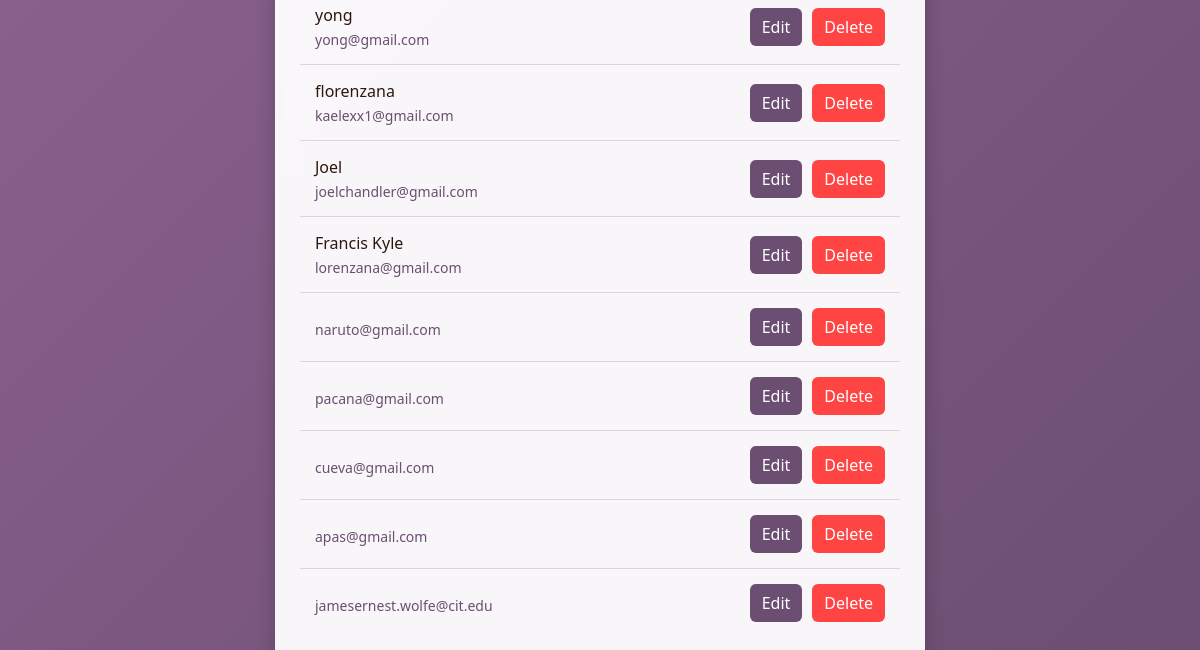
/tracker/users/ (lower part), run on an earlier commit of the app's database.
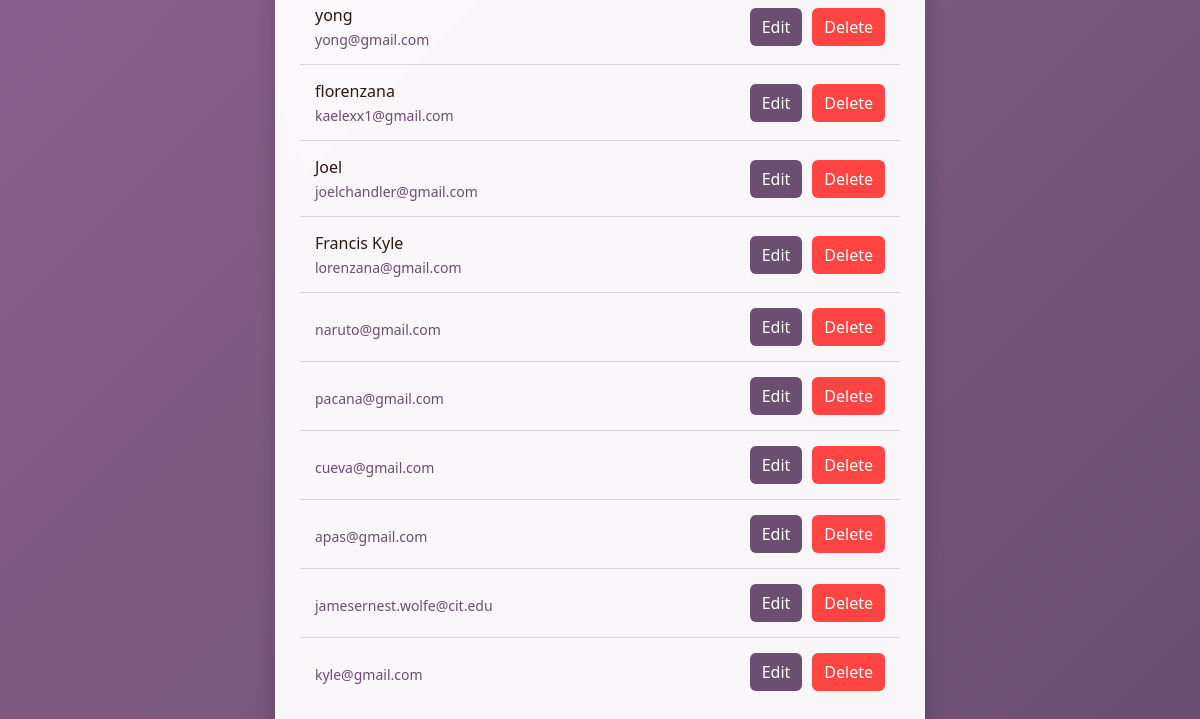
And on a later commit of the database.
### tracker/models.py (models this page shows, shortened)
class User(AbstractBaseUser):
    userID = models.AutoField(primary_key=True)  # Explicitly define the primary key
    email = models.EmailField(unique=True)
    first_name = models.CharField(max_length=30, blank=True)
    last_name = models.CharField(max_length=30, blank=True)
    name = models.CharField(max_length=100, blank=True)
    preferredWakeTime = models.TimeField(null=True, blank=True)
    wake_time = models.TimeField(null=True, blank=True)
    sleepTime = models.TimeField(null=True, blank=True)
    sleepGoals = models.TextField(blank=True)
    is_active = models.BooleanField(default=True)
    is_staff = models.BooleanField(default=True)  # Fix the syntax error
    objects = UserManager()
    USERNAME_FIELD = 'email'
    REQUIRED_FIELDS = ['first_name', 'last_name']

### tracker/views.py (the view)
# urls.py: path('users/', views.user_list, name='user_list'),
def user_list(request):
    users = User.objects.all()
    return render(request, 'tracker/user_list.html', {'users': users})

### tracker/templates/tracker/user_list.html (shortened to what this page needs)
<!DOCTYPE html>
<html lang="en">
<head>
</head>
<body>
    <div class="container">
        <ul>
            {% for user in users %}
            <li>
                <div class="user-info">
                    <span class="user-name">{{ user.name }}</span>
                    <span class="user-email">{{ user.email }}</span>
                </div>
                <div class="actions">
                    <a href="{% url 'user_update' user.pk %}" class="edit-btn">Edit</a>
                    <a href="{% url 'user_delete' user.pk %}" class="delete-btn">Delete</a>
                </div>
            </li>
            {% empty %}
            <li style="text-align: center; color: #6b4e71;">No users found.</li>
            {% endfor %}
        </ul>
    </div>
</body>
</html>

What changed in the data, as far as the page shows it:
added User: email "kyle@gmail.com"
